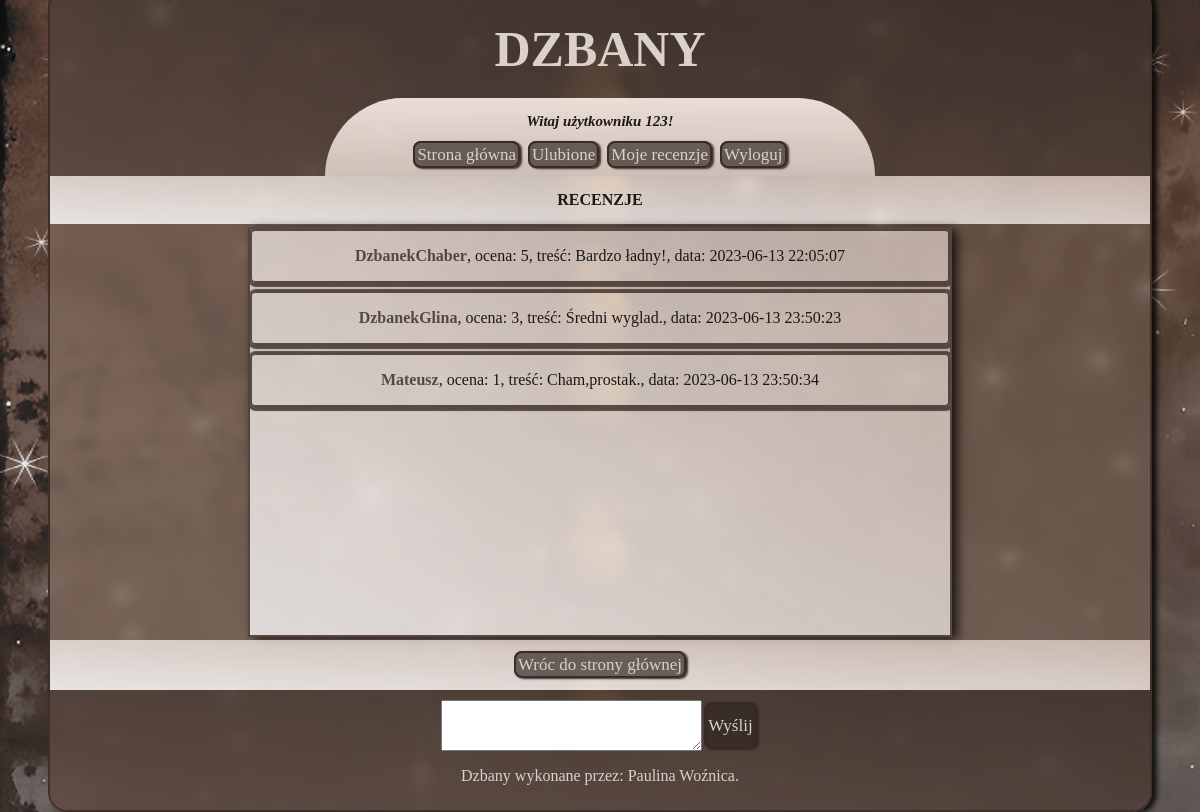
The page /myReviews.php (signed in) on the database its author committed.
### tables this page shows
CREATE TABLE `recenzje` (
  `id` int(10) UNSIGNED NOT NULL,
  `idDzbana` int(10) UNSIGNED NOT NULL,
  `nick` varchar(50) NOT NULL,
  `ocena` int(11) NOT NULL,
  `tresc` text NOT NULL,
  `data` timestamp NOT NULL DEFAULT current_timestamp() ON UPDATE current_timestamp()
);

CREATE TABLE `dzbany` (
  `id` int(10) UNSIGNED NOT NULL,
  `idKategorii` int(10) UNSIGNED NOT NULL,
  `nazwa` varchar(50) NOT NULL,
  `obrazek` varchar(50) NOT NULL,
  `opis` text NOT NULL,
  `pojemnosc` int(11) NOT NULL,
  `wysokosc` int(11) NOT NULL
);

### myReviews.php (the view, shortened to what this page needs)
<!DOCTYPE html>
<html lang="pl">
<head>
    <link rel="stylesheet" href="style.css">
</head>
<body>
    <img src="tlo1.png" class="tlo_img">
    <img src="tlo1.png" class="tlo_img2">
    <img src="tlo1.png" class="tlo_img3">
    <img src="tlo1.png" class="tlo_img4">
    <img src="tlo1.png" class="tlo_img5">
    <div class="glowny">
        <header>
            <h1>DZBANY</h1>
            <?php include("powitanie.php");?>
        </header>
        <article>
            <h4 class="dolny_pasek">RECENZJE</h4>
            <div class="mojerecenzje">
                <div class="scroll_mojerecenzje">
                    <?php
                        $sql = "SELECT ocena, tresc, data, d.id AS idDzbana, nazwa FROM recenzje r, dzbany d WHERE d.id = idDzbana AND nick = '{$_SESSION["login"]}'";
                        $result = $conn->query($sql);
                        if ($result->num_rows > 0) {
                            while($row = $result->fetch_object()){
                                echo "<div>";
                                echo "<p><a href='details.php?id={$row->idDzbana}' class='arecenzje'>{$row->nazwa}</a>, ocena: {$row->ocena}, treść: {$row->tresc}, data: {$row->data}</p>";
                                echo "</div>";
                            }
                        }else{
                            echo "<div>Brak recenzji.</div>";
                        }
                    ?>
                </div>
            </div>
            <div class="dolny_pasek">
                <a href="index.php" class='przyciski'>Wróc do strony głównej</a>
            </div>
        </article>
    <footer>
        <?php include("stopka.php"); ?>
    </footer>
    </div>
</body>
</html>

### powitanie.php (shortened to what this page needs)
<div class="powitanie">
            <p>Witaj użytkowniku <?= $_SESSION["login"] ?>!</p>
            <div class="powitanie_przyciski">
                <a href="index.php" class='przyciski'>Strona główna</a>
                <a href="favourites.php" class='przyciski'>Ulubione</a>
                <a href="myReviews.php" class='przyciski'>Moje recenzje</a>
                <a href="logout.php" class='przyciski'>Wyloguj</a>
</div>

### stopka.php
<div class="zgloszenia">
            <textarea name="tresc_zgloszenia" id="tresc_zgloszenia" cols="30" rows="3"></textarea>
            <button class='przyciski button_zgloszenie'>Wyślij</button>
</div>
<p>Dzbany wykonane przez: Paulina Woźnica.</p>

### style.css (style rules this page uses)
html { height: 100%; }
body { background: linear-gradient(to right top, #ede3d7,#79675c); background-image: url(tlo.jpg); height: 100%; margin: 0px; display: flex; justify-content: center; align-items: center; overflow: hidden; }
.glowny { width: 1100px; height: 820px; background: linear-gradient(to right top, #887164c7,#614d41bd); overflow: auto; padding: 0px; border: #362924da 2px solid; border-radius: 20px; box-shadow: 5px 2px 5px #000000c9; display: flex; flex-direction: column; align-items: stretch; backdrop-filter: blur(5px); font-family: Georgia, 'Times New Roman', Times, serif; color: #1a1817;; }
.tlo_img { position: absolute; top:5%; animation: lataniewprawo 30s infinite linear; }
.tlo_img2 { position: absolute; top:60%; animation: lataniewprawo 15s infinite linear ; }
.tlo_img3 { position: absolute; top:30%; animation: lataniewprawo 20s infinite linear; }
.tlo_img4 { position: absolute; size: 400px; top:15%; animation: lataniewlewo 30s infinite linear; }
.tlo_img5 { position: absolute; top:40%; animation: lataniewlewo 15s infinite linear; }
img { height: 120px; }
header,footer { background: linear-gradient(to right top, #4e3d379f,#2e251fa9); padding: 10px; text-align: center; color: #dad1cc; padding-bottom: 0px; display: flex; flex-direction: column; align-items: center; }
header { height: 200px; justify-content: flex-end; }
footer { height: 100px; padding-bottom: 10px; }
h1 { font-size: 50px; margin: 20px; }
article { display: flex; flex-direction: column; }
.przyciski { text-decoration: none; background-color: #2e251fa9; color: #dad1cc; border: #362924f1 2px solid; padding: 2px; font-size: 17px; font-family: Georgia, 'Times New Roman', Times, serif; box-shadow: 2px 1px 2px #362924f1; margin: 2px; border-radius: 8px; }
.dolny_pasek { background: linear-gradient(to right top, #ffffffd3,#f7e7dea9); margin: 0px; padding: 15px; text-align: center; }
.scroll_szczegoly,.scroll_mojerecenzje { height: 100%; overflow-y: auto; overflow-x:hidden; background: linear-gradient(to right top, #ffffffc4,#f7e7de98); box-shadow: 5px 2px 10px #000000c9; border: #362924cc 2px solid; text-align: center; width: 550px; }
.szczegoly,.mojerecenzje { height: 406px; display: flex; align-items: center; justify-content: center; padding: 5px; }
.powitanie { background: linear-gradient(to top, #f1e4dcc5,#f1e4dcf5); border-top-right-radius: 300px; border-top-left-radius: 300px; width: 550px; height: 68px; display: flex; flex-direction: column; padding-bottom: 10px; color: #1a1817; }
.powitanie p { font-weight: bold; font-style: italic; font-size: 15px; }
.arecenzje { text-decoration: none; color:#362924cc; font-weight: bold; }
.scroll_mojerecenzje { width: 700px; }
.scroll_mojerecenzje div { border: #362924cb 2px solid; border-radius: 5px; box-shadow: #362924cb 1px 1px 1px 3px; margin-bottom: 8px; }
.zgloszenia { display: flex; }

### rows shown on the page
recenzje: idDzbana.nazwa "DzbanekChaber", ocena "5", tresc "Bardzo ładny!", data "2023-06-13 22:05:07"
recenzje: idDzbana.nazwa "DzbanekGlina", ocena "3", tresc "Średni wyglad.", data "2023-06-13 23:50:23"
recenzje: idDzbana.nazwa "Mateusz", ocena "1", tresc "Cham,prostak.", data "2023-06-13 23:50:34"

### other values the page prints
$_SESSION["login"] "123"
